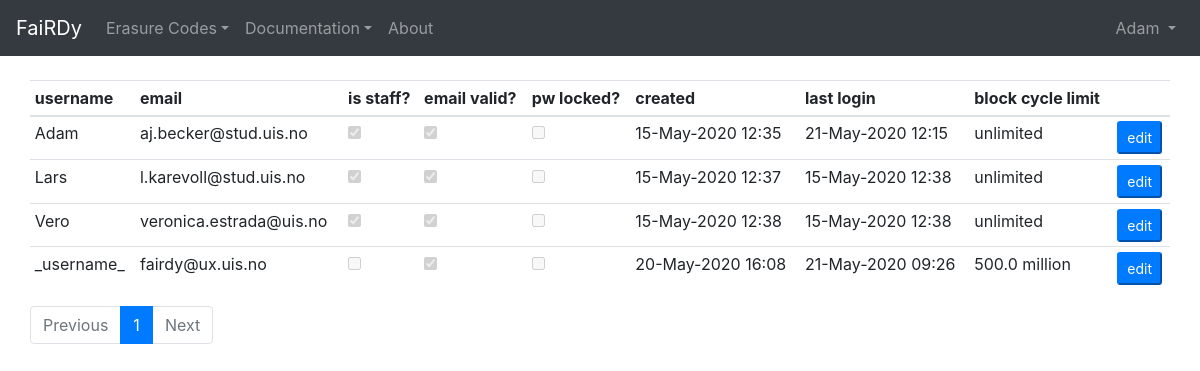
/accounts/user_index/ (signed in), run on the app's committed database.
### accounts/models.py (models this page shows, shortened)
class FairdyUser(models.Model):
    user = models.OneToOneField(User, on_delete=models.CASCADE)
    block_cycle_limit = models.IntegerField(default=500000000)  # The number of "block cycles" allowed per month
    is_valid_email = models.BooleanField()
    is_password_expired = models.BooleanField()
    token = models.CharField(max_length=128)
    token_expiration = models.DateTimeField()
    objects = FairdyUserManager()
    def get_bcl_millions(self):
        if self.block_cycle_limit == -1:
            return -1
        return self.block_cycle_limit / 1000000

### accounts/views.py (the view)
# urls.py: path('user_index/', user_index, name='user_index'),
@staff_member_required
def user_index(request):
    user_list = FairdyUser.objects.all().order_by('user__username')
    paginator = Paginator(user_list, 20)
    page_number = request.GET.get('page')
    page_obj = paginator.get_page(page_number)
    return render(request, 'user_index.html', {'page_obj': page_obj})

### web/context_processors.py (called while the page is built)
def get_installed_codes(request):
    return {
        'installed_codes': Simulation.Codes
    }

### accounts/templates/user_index.html (shortened to what this page needs)
{% extends "base.html" %}
{% block content %}
    <div class="col">
        <table class="table table-sm">
            <thead>
                <tr>
                    <th scope="col">username</th>
                    <th scope="col">email</th>
                    <th scope="col">is staff?</th>
                    <th scope="col">email valid?</th>
                    <th scope="col">pw locked?</th>
                    <th scope="col">created</th>
                    <th scope="col">last login</th>
                    <th scope="col">block cycle limit</th>
                    <th></th>
                </tr>
            </thead>
            <tbody>
                {% for fairdy_user in page_obj.object_list %}
                <tr>
                    <td>{{ fairdy_user.user.username }}</td>
                    <td>{{ fairdy_user.user.email }}</td>
                    <td><input type="checkbox" {% if fairdy_user.user.is_staff %} checked {% endif %} disabled></td>
                    <td><input type="checkbox" {% if fairdy_user.is_valid_email %} checked {% endif %} disabled></td>
                    <td><input type="checkbox" {% if fairdy_user.is_password_expired %} checked {% endif %} disabled></td>
                    <td>{{ fairdy_user.user.date_joined|date:"d-M-Y H:i" }}</td>
                    <td>{{ fairdy_user.user.last_login|date:"d-M-Y H:i" }}</td>
                    {% if fairdy_user.block_cycle_limit == -1 %}
                    <td>unlimited</td>
                    {% else %}
                    <td>{{ fairdy_user.get_bcl_millions }} million</td>
                    {% endif %}
                    <td>
                        <button class="button btn-sm btn-primary"
                                onclick="showModal({{ fairdy_user.user_id }},'{{ fairdy_user.user.username }}','{{ fairdy_user.user.email }}','{{ fairdy_user.user.is_staff }}',{{ fairdy_user.get_bcl_millions }})">
                            edit
                        </button>
                    </td>
                </tr>
                {% endfor %}
            </tbody>
        </table>
        <nav>
            <ul class="pagination">
                {% if page_obj.has_previous %}
                    <li class="page-item">
                        <a class="page-link" href="?page={{ page_obj.previous_page_number }}">Previous</a>
                    </li>
                {% else %}
                    <li class="page-item disabled">
                        <a class="page-link" href="?page=1">Previous</a>
                    </li>
                {% endif %}
                {% for page_num in page_obj.paginator.page_range %}
                    {% if page_num == page_obj.number %}
                        <li class="page-item active">
                            <span class="page-link">{{ page_num }}</span>
                        </li>
                    {% else %}
                        <li class="page-item">
                            <a class="page-link" href="?page={{ page_num }}">{{ page_num }}</a>
                        </li>
                    {% endif %}
                {% endfor %}
                {% if page_obj.has_next %}
                    <li class="page-item">
                        <a class="page-link" href="?page={{ page_obj.next_page_number }}">Next</a>
                    </li>
                {% else %}
                    <li class="page-item disabled">
                        <a class="page-link" href="?page={{ page_obj.paginator.num_pages }}">Next</a>
                    </li>
                {% endif %}
            </ul>
        </nav>
    </div>
{% endblock %}

### templates/base.html (shortened to what this page needs)
<!DOCTYPE html>
<html lang="en">
    <head>
        <link rel="stylesheet" href="https://stackpath.bootstrapcdn.com/bootstrap/4.5.0/css/bootstrap.min.css">
    </head>
    <body>
        <nav class="navbar navbar-expand-md navbar-dark bg-dark fixed-top">
            <a class="navbar-brand" href={% url 'fairdy:index' %}>FaiRDy</a>
            <div class="collapse navbar-collapse" id="navbarsExampleDefault">
                <ul class="navbar-nav mr-auto">
                    <li class="nav-item dropdown">
                        <a class="nav-link dropdown-toggle" href="#" id="dropdown01" data-toggle="dropdown">Erasure Codes</a>
                    </li>
                    <li class="nav-item dropdown">
                        <a class="nav-link dropdown-toggle" href="#" id="dropdown01" data-toggle="dropdown">Documentation</a>
                    </li>
                    <li class="nav-item">
                        <a class="nav-link" href="{% url 'about' %}">About</a>
                    </li>
                </ul>
                <ul class="navbar-nav ml-auto">
                    {% if user.is_authenticated %}
                    <li class="nav-item dropdown">
                        <a class="nav-link dropdown-toggle" href="#" id="navbarDropdownMenuLink" role="button" data-toggle="dropdown">
                            {{ request.user.username }}
                        </a>
                    </li>
                    {% else %}
                        <li class="nav-item"><a class="nav-link" href="{% url 'accounts:register' %}">Sign Up</a></li>
                        <li class="nav-item"><a class="nav-link" href="{% url 'accounts:login' %}">Log In</a></li>
                    {% endif %}
                </ul>
            </div>
        </nav>
        <main role="main" class="container-fluid">
            {% block content %}{% endblock %}
        </main>
    </body>
</html>

### templates/base.html (style rules this page uses)
body { padding-top: 5rem; }

### accounts/templates/user_index.html (style rules this page uses)
input[type=checkbox] { background-color: black; color: black; }

### data on the page
FairdyUser: user.username "Adam", user.email "aj.becker@stud.uis.no", user_id "☑", is_valid_email "☑", user.date_joined "15-May-2020 12:35", user.last_login "21-May-2020 12:15", block_cycle_limit "unlimited"
FairdyUser: user.username "Lars", user.email "l.karevoll@stud.uis.no", user_id "☑", is_valid_email "☑", user.date_joined "15-May-2020 12:37", user.last_login "15-May-2020 12:38", block_cycle_limit "unlimited"
FairdyUser: user.username "Vero", user.email "veronica.estrada@uis.no", user_id "☑", is_valid_email "☑", user.date_joined "15-May-2020 12:38", user.last_login "15-May-2020 12:38", block_cycle_limit "unlimited"
FairdyUser: user.username "_username_", user.email "fairdy@ux.uis.no", is_valid_email "☑", user.date_joined "20-May-2020 16:08", user.last_login "21-May-2020 09:26", get_bcl_millions "500.0"

### other printed values
{{ request.user.username }} "Adam"
{{ page_num }} "1"
